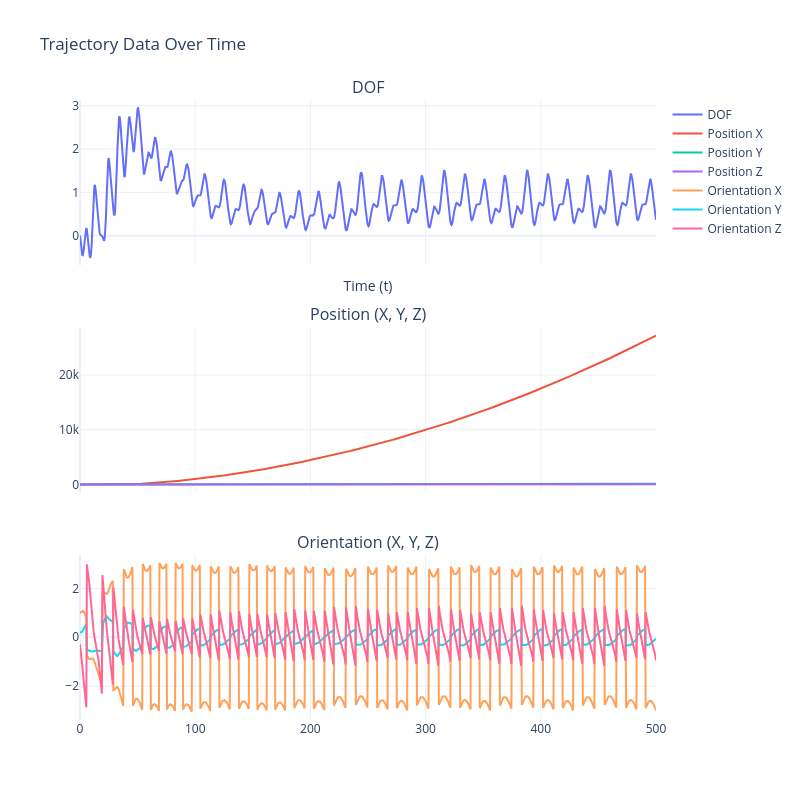

Here is the notebook cell this chart was saved with:
### Code cell
# Extract DOFs (assuming it's the first element in each tuple)
dofs = jnp.array([float(t[0]) for t in trajectory])
positions = jnp.array([t[1] for t in trajectory])
orientations = jnp.array([t[2] for t in trajectory])

# Time vector
t = jnp.linspace(0, final_time, len(trajectory))

# Create a subplot figure with 3 rows and 1 column
fig = make_subplots(
    rows=3, cols=1,
    subplot_titles=("DOF", "Position (X, Y, Z)", "Orientation (X, Y, Z)"),
    shared_xaxes=True,  # Share the x-axis for all plots (time)
    vertical_spacing=0.1  # Adjust vertical spacing (reduce clutter)
)

# Plot DOFs in the first subplot
fig.add_trace(go.Scatter(x=t, y=dofs, mode='lines', name='DOF'), row=1, col=1)

# Plot position components (X, Y, Z) in the second subplot
fig.add_trace(go.Scatter(x=t, y=positions[:, 0], mode='lines', name='Position X'), row=2, col=1)
fig.add_trace(go.Scatter(x=t, y=positions[:, 1], mode='lines', name='Position Y'), row=2, col=1)
fig.add_trace(go.Scatter(x=t, y=positions[:, 2], mode='lines', name='Position Z'), row=2, col=1)

# Plot orientation components (X, Y, Z) in the third subplot
fig.add_trace(go.Scatter(x=t, y=orientations[:, 0], mode='lines', name='Orientation X'), row=3, col=1)
fig.add_trace(go.Scatter(x=t, y=orientations[:, 1], mode='lines', name='Orientation Y'), row=3, col=1)
fig.add_trace(go.Scatter(x=t, y=orientations[:, 2], mode='lines', name='Orientation Z'), row=3, col=1)

# Update layout for titles and labels
fig.update_layout(
    title="Trajectory Data Over Time",
    xaxis_title="Time (t)",
    # yaxis_title="Values (Position/Orientation Components)",
    template="plotly_white",  # Set the background to white
    showlegend=True,  # Show legend to distinguish between the traces
    height=800,  # Set figure height
    width=800,   # Set figure width
    plot_bgcolor='white',  # Set the plot background to white
    paper_bgcolor='white'  # Set the paper background to white
)

# Show the plot
fig.show()

### Figure 1 — Plotly figure (JSON) as saved in the notebook; plotly's stock layout.template omitted (floating-point values rounded to 4 significant figures; data arrays with more than 128 entries replaced by an {"elided": "..."} marker saying what was removed)
{"data": [{"mode": "lines", "name": "DOF", "type": "scatter", "x": {"elided": "1001 float values"}, "xaxis": "x", "y": {"elided": "1001 float values"}, "yaxis": "y"}, {"mode": "lines", "name": "Position X", "type": "scatter", "x": {"elided": "1001 float values"}, "xaxis": "x2", "y": {"elided": "1001 float values"}, "yaxis": "y2"}, {"mode": "lines", "name": "Position Y", "type": "scatter", "x": {"elided": "1001 float values"}, "xaxis": "x2", "y": {"elided": "1001 float values"}, "yaxis": "y2"}, {"mode": "lines", "name": "Position Z", "type": "scatter", "x": {"elided": "1001 float values"}, "xaxis": "x2", "y": {"elided": "1001 float values"}, "yaxis": "y2"}, {"mode": "lines", "name": "Orientation X", "type": "scatter", "x": {"elided": "1001 float values"}, "xaxis": "x3", "y": {"elided": "1001 float values"}, "yaxis": "y3"}, {"mode": "lines", "name": "Orientation Y", "type": "scatter", "x": {"elided": "1001 float values"}, "xaxis": "x3", "y": {"elided": "1001 float values"}, "yaxis": "y3"}, {"mode": "lines", "name": "Orientation Z", "type": "scatter", "x": {"elided": "1001 float values"}, "xaxis": "x3", "y": {"elided": "1001 float values"}, "yaxis": "y3"}], "layout": {"annotations": [{"font": {"size": 16}, "showarrow": false, "text": "DOF", "x": 0.5, "xanchor": "center", "xref": "paper", "y": 1, "yanchor": "bottom", "yref": "paper"}, {"font": {"size": 16}, "showarrow": false, "text": "Position (X, Y, Z)", "x": 0.5, "xanchor": "center", "xref": "paper", "y": 0.6333, "yanchor": "bottom", "yref": "paper"}, {"font": {"size": 16}, "showarrow": false, "text": "Orientation (X, Y, Z)", "x": 0.5, "xanchor": "center", "xref": "paper", "y": 0.2667, "yanchor": "bottom", "yref": "paper"}], "height": 800, "paper_bgcolor": "white", "plot_bgcolor": "white", "showlegend": true, "title": {"text": "Trajectory Data Over Time"}, "width": 800, "xaxis": {"anchor": "y", "domain": [0, 1], "matches": "x3", "showticklabels": false, "title": {"text": "Time (t)"}}, "xaxis2": {"anchor": "y2", "domain": [0, 1], "matches": "x3", "showticklabels": false}, "xaxis3": {"anchor": "y3", "domain": [0, 1]}, "yaxis": {"anchor": "x", "domain": [0.7333, 1]}, "yaxis2": {"anchor": "x2", "domain": [0.3667, 0.6333]}, "yaxis3": {"anchor": "x3", "domain": [0, 0.2667]}}}
